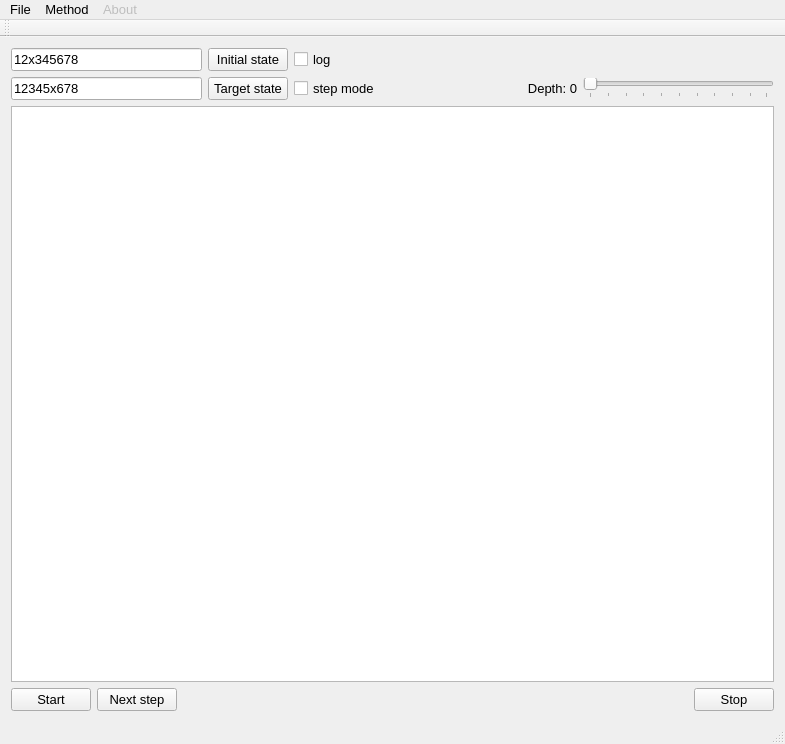
<?xml version="1.0" encoding="UTF-8"?>
<ui version="4.0">
 <class>MainWindow</class>
 <widget class="QMainWindow" name="MainWindow">
  <property name="geometry">
   <rect>
    <x>0</x>
    <y>0</y>
    <width>785</width>
    <height>744</height>
   </rect>
  </property>
  <property name="sizePolicy">
   <sizepolicy hsizetype="Expanding" vsizetype="Expanding">
    <horstretch>0</horstretch>
    <verstretch>0</verstretch>
   </sizepolicy>
  </property>
  <property name="windowTitle">
   <string>8-puzzle</string>
  </property>
  <property name="layoutDirection">
   <enum>Qt::LeftToRight</enum>
  </property>
  <widget class="QWidget" name="centralWidget">
   <layout class="QVBoxLayout" name="verticalLayout_2">
    <item>
     <layout class="QVBoxLayout" name="verticalLayout">
      <item>
       <layout class="QHBoxLayout" name="horizontalLayout_3">
        <item>
         <layout class="QGridLayout" name="gridLayout">
          <item row="1" column="3">
           <widget class="QLabel" name="label_10">
            <property name="font">
             <font>
              <pointsize>10</pointsize>
             </font>
            </property>
            <property name="layoutDirection">
             <enum>Qt::LeftToRight</enum>
            </property>
            <property name="text">
             <string>Depth: 0</string>
            </property>
            <property name="alignment">
             <set>Qt::AlignRight|Qt::AlignTrailing|Qt::AlignVCenter</set>
            </property>
           </widget>
          </item>
          <item row="0" column="2">
           <widget class="QCheckBox" name="checkBox">
            <property name="font">
             <font>
              <pointsize>10</pointsize>
             </font>
            </property>
            <property name="text">
             <string>log</string>
            </property>
           </widget>
          </item>
          <item row="1" column="1">
           <widget class="QPushButton" name="pushButton_5">
            <property name="font">
             <font>
              <pointsize>10</pointsize>
             </font>
            </property>
            <property name="text">
             <string>Target state</string>
            </property>
           </widget>
          </item>
          <item row="1" column="2">
           <widget class="QCheckBox" name="checkBox_2">
            <property name="font">
             <font>
              <pointsize>10</pointsize>
             </font>
            </property>
            <property name="text">
             <string>step mode</string>
            </property>
           </widget>
          </item>
          <item row="1" column="4">
           <widget class="QSlider" name="horizontalSlider">
            <property name="orientation">
             <enum>Qt::Horizontal</enum>
            </property>
            <property name="tickPosition">
             <enum>QSlider::TicksBelow</enum>
            </property>
           </widget>
          </item>
          <item row="0" column="1">
           <widget class="QPushButton" name="pushButton_4">
            <property name="font">
             <font>
              <pointsize>10</pointsize>
             </font>
            </property>
            <property name="text">
             <string>Initial state</string>
            </property>
           </widget>
          </item>
          <item row="1" column="0">
           <widget class="QLineEdit" name="lineEdit_2">
            <property name="font">
             <font>
              <pointsize>10</pointsize>
             </font>
            </property>
            <property name="text">
             <string>12345x678</string>
            </property>
           </widget>
          </item>
          <item row="0" column="4">
           <spacer name="horizontalSpacer_3">
            <property name="orientation">
             <enum>Qt::Horizontal</enum>
            </property>
            <property name="sizeHint" stdset="0">
             <size>
              <width>40</width>
              <height>20</height>
             </size>
            </property>
           </spacer>
          </item>
          <item row="0" column="0">
           <widget class="QLineEdit" name="lineEdit">
            <property name="font">
             <font>
              <pointsize>10</pointsize>
             </font>
            </property>
            <property name="text">
             <string>12x345678</string>
            </property>
           </widget>
          </item>
          <item row="0" column="3">
           <spacer name="horizontalSpacer_2">
            <property name="orientation">
             <enum>Qt::Horizontal</enum>
            </property>
            <property name="sizeHint" stdset="0">
             <size>
              <width>68</width>
              <height>20</height>
             </size>
            </property>
           </spacer>
          </item>
         </layout>
        </item>
       </layout>
      </item>
      <item>
       <layout class="QHBoxLayout" name="horizontalLayout_2">
        <item>
         <widget class="QTextEdit" name="textEdit">
          <property name="font">
           <font>
            <pointsize>10</pointsize>
           </font>
          </property>
         </widget>
        </item>
       </layout>
      </item>
      <item>
       <layout class="QHBoxLayout" name="horizontalLayout">
        <item>
         <widget class="QPushButton" name="pushButton">
          <property name="font">
           <font>
            <pointsize>10</pointsize>
           </font>
          </property>
          <property name="text">
           <string>Start</string>
          </property>
         </widget>
        </item>
        <item>
         <widget class="QPushButton" name="pushButton_step">
          <property name="font">
           <font>
            <pointsize>10</pointsize>
           </font>
          </property>
          <property name="text">
           <string>Next step</string>
          </property>
         </widget>
        </item>
        <item>
         <spacer name="horizontalSpacer">
          <property name="orientation">
           <enum>Qt::Horizontal</enum>
          </property>
          <property name="sizeHint" stdset="0">
           <size>
            <width>40</width>
            <height>20</height>
           </size>
          </property>
         </spacer>
        </item>
        <item>
         <widget class="QPushButton" name="pushButton_3">
          <property name="font">
           <font>
            <pointsize>10</pointsize>
           </font>
          </property>
          <property name="text">
           <string>Stop</string>
          </property>
         </widget>
        </item>
       </layout>
      </item>
     </layout>
    </item>
   </layout>
   <zorder>horizontalLayoutWidget</zorder>
   <zorder>verticalLayoutWidget</zorder>
  </widget>
  <widget class="QMenuBar" name="menuBar">
   <property name="geometry">
    <rect>
     <x>0</x>
     <y>0</y>
     <width>785</width>
     <height>23</height>
    </rect>
   </property>
   <property name="font">
    <font>
     <pointsize>10</pointsize>
    </font>
   </property>
   <widget class="QMenu" name="menuFile">
    <property name="font">
     <font>
      <pointsize>10</pointsize>
     </font>
    </property>
    <property name="title">
     <string>File</string>
    </property>
    <addaction name="actionNew"/>
    <addaction name="actionExport_to"/>
    <addaction name="actionClose"/>
    <addaction name="separator"/>
    <addaction name="actionExit"/>
   </widget>
   <widget class="QMenu" name="menuAbout">
    <property name="enabled">
     <bool>false</bool>
    </property>
    <property name="font">
     <font>
      <pointsize>10</pointsize>
     </font>
    </property>
    <property name="title">
     <string>About</string>
    </property>
   </widget>
   <widget class="QMenu" name="menuMethod">
    <property name="font">
     <font>
      <pointsize>10</pointsize>
     </font>
    </property>
    <property name="title">
     <string>Method</string>
    </property>
    <addaction name="actionDFS"/>
    <addaction name="action"/>
    <addaction name="separator"/>
    <addaction name="action_3"/>
    <addaction name="action_4"/>
   </widget>
   <addaction name="menuFile"/>
   <addaction name="menuMethod"/>
   <addaction name="menuAbout"/>
  </widget>
  <widget class="QToolBar" name="mainToolBar">
   <property name="font">
    <font>
     <pointsize>10</pointsize>
    </font>
   </property>
   <attribute name="toolBarArea">
    <enum>TopToolBarArea</enum>
   </attribute>
   <attribute name="toolBarBreak">
    <bool>false</bool>
   </attribute>
  </widget>
  <widget class="QStatusBar" name="statusBar">
   <property name="font">
    <font>
     <pointsize>10</pointsize>
    </font>
   </property>
  </widget>
  <action name="actionOpen">
   <property name="text">
    <string>Open</string>
   </property>
  </action>
  <action name="actionSave">
   <property name="text">
    <string>Save</string>
   </property>
  </action>
  <action name="actionSave_as">
   <property name="text">
    <string>Save as</string>
   </property>
  </action>
  <action name="actionExport_to">
   <property name="enabled">
    <bool>false</bool>
   </property>
   <property name="text">
    <string>Export to</string>
   </property>
  </action>
  <action name="actionExit">
   <property name="text">
    <string>Exit</string>
   </property>
  </action>
  <action name="actionNew">
   <property name="text">
    <string>New</string>
   </property>
  </action>
  <action name="actionClose">
   <property name="enabled">
    <bool>false</bool>
   </property>
   <property name="text">
    <string>Close</string>
   </property>
  </action>
  <action name="actionDFS">
   <property name="checkable">
    <bool>true</bool>
   </property>
   <property name="checked">
    <bool>true</bool>
   </property>
   <property name="text">
    <string>BFS</string>
   </property>
  </action>
  <action name="action">
   <property name="checkable">
    <bool>true</bool>
   </property>
   <property name="enabled">
    <bool>true</bool>
   </property>
   <property name="text">
    <string>DLS</string>
   </property>
  </action>
  <action name="action_3">
   <property name="checkable">
    <bool>true</bool>
   </property>
   <property name="enabled">
    <bool>false</bool>
   </property>
   <property name="text">
    <string>Число фишек в неверной позиции</string>
   </property>
  </action>
  <action name="action_4">
   <property name="checkable">
    <bool>true</bool>
   </property>
   <property name="enabled">
    <bool>false</bool>
   </property>
   <property name="text">
    <string>Манхэттенские расстояния</string>
   </property>
  </action>
 </widget>
 <layoutdefault spacing="6" margin="11"/>
 <resources/>
 <connections/>
</ui>
